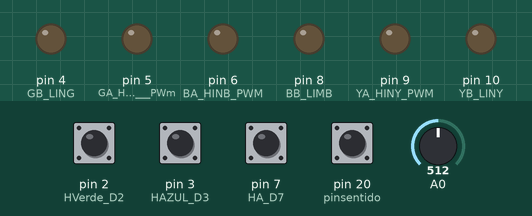
Bench run of a sketch on a simulated Arduino Leonardo, built with avr-gcc and run on an emulated ATmega32U4. Parts: output pins drawn as LEDs (lit = HIGH). The test bench sets the inputs (shaded band); at power-on: pin 2 (HVerde_D2), pin 3 (HAZUL_D3), pin 7 (HA_D7), pin 20 (pinsentido) HIGH, A0 = 512.

Above: at 1.8 s.
1.9 s: pin 2 (HVerde_D2) pulled LOW for 0.15 s
At 3.1 s:
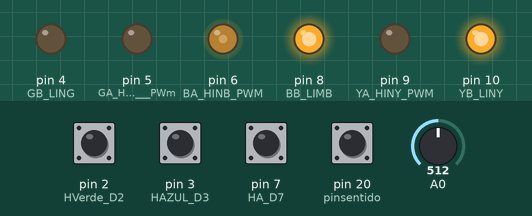
3.5 s: pin 3 (HAZUL_D3) pulled LOW for 0.15 s
At 4.5 s:
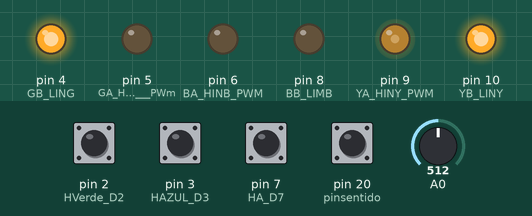
5.1 s: pin 7 (HA_D7) pulled LOW for 0.15 s
At 5.7 s:
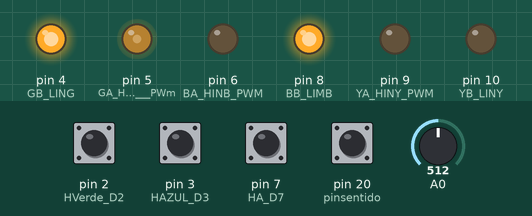
6.7 s: pin 2 (HVerde_D2) pulled LOW for 1 s
At 8.1 s:
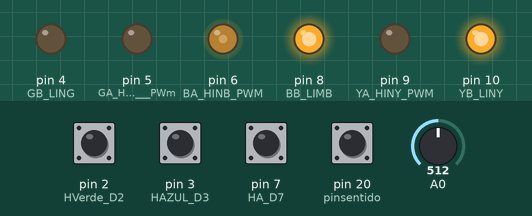
9.2 s: pin 3 (HAZUL_D3) pulled LOW for 1 s
At 10.0 s:
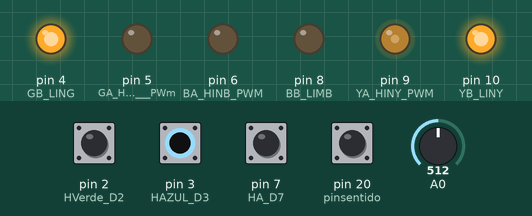
11.7 s: pin 7 (HA_D7) pulled LOW for 1 s
At 13.1 s:
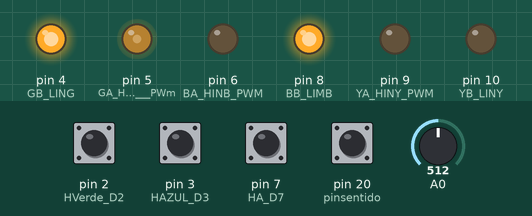
Timing chart, 0 to 14.7 s (numbered marks = the images above; inputs shaded):
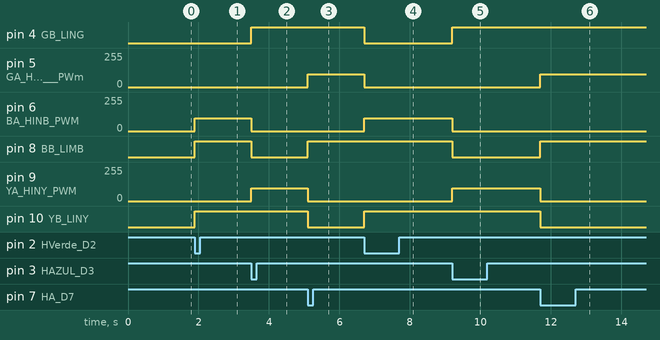

Measured:
- after the input at 1.9 s, pin 6 (BA_HINB_PWM): 0/255 → 96/255 at once; pin 8 (BB_LIMB), pin 10 (YB_LINY): LOW → HIGH at once
- after the input at 3.5 s, pin 4 (GB_LING): LOW → HIGH at once; pin 6 (BA_HINB_PWM): 96/255 → 0/255 at once; pin 8 (BB_LIMB): HIGH → LOW at once; pin 9 (YA_HINY_PWM): 0/255 → 96/255 at once
- after the input at 5.1 s, pin 5 (GA_HING___PWm): 0/255 → 96/255 at once; pin 8 (BB_LIMB): LOW → HIGH at once; pin 9 (YA_HINY_PWM): 96/255 → 0/255 at once; pin 10 (YB_LINY): HIGH → LOW at once
- after the input at 6.7 s, pin 4 (GB_LING): HIGH → LOW at once; pin 5 (GA_HING___PWm): 96/255 → 0/255 at once; pin 6 (BA_HINB_PWM): 0/255 → 96/255 at once; pin 10 (YB_LINY): LOW → HIGH at once
- after the input at 9.2 s, pin 4 (GB_LING): LOW → HIGH at once; pin 6 (BA_HINB_PWM): 96/255 → 0/255 at once; pin 8 (BB_LIMB): HIGH → LOW at once; pin 9 (YA_HINY_PWM): 0/255 → 96/255 at once
- after the input at 11.7 s, pin 5 (GA_HING___PWm): 0/255 → 96/255 at once; pin 8 (BB_LIMB): LOW → HIGH at once; pin 9 (YA_HINY_PWM): 96/255 → 0/255 at once; pin 10 (YB_LINY): HIGH → LOW at once

The sketch:

BLDC_PaLante_Arranue.ino
```cpp
volatile bool flagCambioHall = false;  // Flag para indicar cambio en sensores
int hallA, hallB, hallC;               // Variables de sensores
int acel, PWM;
int pinsentido=20;
int valorActual, valorAnterior;


void setup() {
TCCR1B = TCCR1B & 0b11111000 | 0x01; // frecuencia en los pines 9 y 10: aproximadamente 31250 Hz
TCCR3B = TCCR3B & 0b11111000 | 0x01; // frecuencia en el pin 5: aproximadamente 31250 Hz
TCCR4B = TCCR4B & 0b11111000 | 0x01; // frecuencia en los pines 6 y 13: aproximadamente 31250 Hz

  pinMode(5, OUTPUT);     // GA HING   PWm
  pinMode(4, OUTPUT);     // GB LING
  pinMode(6, OUTPUT);     // BA HINB PWM
  pinMode(8, OUTPUT);     // BB LIMB
  pinMode(9, OUTPUT);     // YA HINY PWM
  pinMode(10, OUTPUT);    // YB LINY

   // EFecto HALL
  pinMode(2, INPUT_PULLUP);    // HVerde D2
  pinMode(3, INPUT_PULLUP);    // HAZUL D3
  pinMode(7, INPUT_PULLUP);    // HA D7
  pinMode(pinsentido, INPUT_PULLUP);  // Pin que indica el sentido
  // Analógica
  pinMode(A0, INPUT);

  // --- Configurar interrupciones en los sensores Hall ---
//  attachInterrupt(digitalPinToInterrupt(2), cambioHall, CHANGE); // HVerde
//  attachInterrupt(digitalPinToInterrupt(3), cambioHall, CHANGE); // HAzul
//  attachInterrupt(digitalPinToInterrupt(7), cambioHall, CHANGE);
}


void loop() {
  // Leer acelerador
  acel = analogRead(A0);
  valorActual = digitalRead(pinsentido);   // Leer el pin (0 o 1)
//  Serial.print("Valor digital: ");
//  Serial.println(valor);


  // Escalar el valor del acelerador (0–1023) a PWM 0–80% (≈204)
  if (acel >= 1023 * 0.05) {
    PWM = map(acel, 1023 * 0.05, 1023, 0, 255 * 0.8);
    if (valorAnterior != valorActual) {
      PWM = 0;
      delay(1000);
      }
      cambioHall();
    }
  else  {
    PWM = 0;
        }
  valorAnterior = valorActual;
}

// --- Rutina de interrupción (compartida por los 3 sensores Hall) ---


// PWM        LOW HIGH    PWM     HIGH LOW     PWM              HIGH LOW
// G A 5,     G B 4,      B A 6,   B B 8,       Y A 9 ,            Y B  10
void cambioHall() {


  hallA = digitalRead(2);  // Verde
  hallB = digitalRead(3);  // Azul
  hallC = digitalRead(7);  // Amarillo

if ( valorActual==0){
  hallA = !hallA;  // Verde
  hallB = !hallB;    // Azul
  hallC = !hallC;    // Amarillo
}
 if (hallA == LOW && hallB == LOW && hallC == HIGH) {
    analogWrite(5, 0);     digitalWrite(4, LOW);
    analogWrite(6, 0);   digitalWrite(8, HIGH);
    analogWrite(9, PWM);     digitalWrite(10, HIGH);
  }

  else if (hallA == LOW && hallB == HIGH && hallC == HIGH) {
    analogWrite(5, 0);     digitalWrite(4, LOW);
    analogWrite(6, PWM);     digitalWrite(8, HIGH);
    analogWrite(9, 0);   digitalWrite(10, HIGH);
  }

  else if (hallA == LOW && hallB == HIGH && hallC == LOW) {
    analogWrite(5, 0);     digitalWrite(4, HIGH);
    analogWrite(6, PWM);     digitalWrite(8, HIGH);
    analogWrite(9,0);   digitalWrite(10, LOW);
  }

  else if (hallA == HIGH && hallB == HIGH && hallC == LOW) {
    analogWrite(5, PWM);   digitalWrite(4, HIGH);
    analogWrite(6, 0);     digitalWrite(8, HIGH);
    analogWrite(9, 0);     digitalWrite(10, LOW);
  }

  else if (hallA == HIGH && hallB == LOW && hallC == LOW) {
    analogWrite(5, PWM);   digitalWrite(4, HIGH);
    analogWrite(6, 0);     digitalWrite(8, LOW);
    analogWrite(9, 0);     digitalWrite(10, HIGH);
  }

  else if (hallA == HIGH && hallB == LOW && hallC == HIGH) {
    analogWrite(5, 0);     digitalWrite(4, HIGH);
    analogWrite(6, 0);   digitalWrite(8, LOW);
    analogWrite(9, PWM);     digitalWrite(10, HIGH);
  }
}
```
